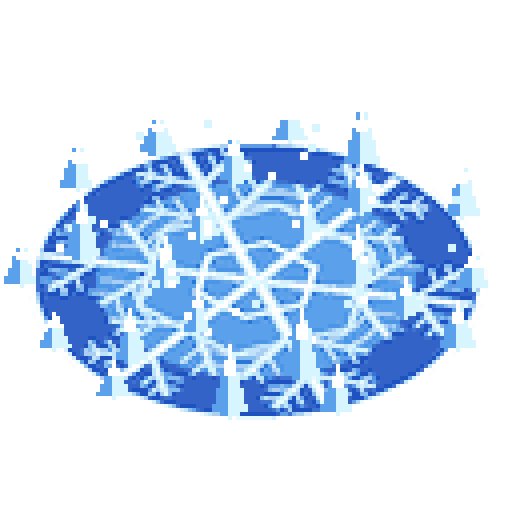
#> input picture games/dot-meikyu/assets/fx/icenova/icenova_09.png, 512 x 512 px, given in place of mage_rapid_walk_0.png, which was not available
$ python make_ice_nova.py
#> lines starting #> are read from the running program, lines starting #| are printed output that depends on the picture; after the words box and inside, x2 and y2 are one past the last pixel; in counts of white or black regions, pixels touching at a corner belong together; pictures that were not available may be replaced by others from this repository, and a replacement may not be noted
# 氷の範囲攻撃：霜の輪が広がり、氷のトゲが突き出して、砕ける。 python3 art/make_ice_nova.py
import math, random, os
from PIL import Image, ImageDraw, ImageChops, ImageFilter
random.seed(5)
S = 128; UP = 4; N = 18; C = S // 2
PAL = [(255, 255, 255), (215, 245, 255), (150, 215, 250), (90, 160, 235), (50, 100, 200), (30, 55, 130)]
def ease(t): return 1 - (1 - t) ** 3
mage = Image.open('assets/chars/mage_rapid_walk_0.png').convert('RGBA'); mage = mage.resize((int(mage.width * 40 / mage.height), 40), Image.LANCZOS)
#> further down, mage is the input picture: PIL image 512x512 RGBA; mean R, G, B, A 61.1, 79, 101.1, 105.3
spikes = []
for ring, (rad, cnt) in enumerate([(24, 6), (42, 6), (56, 12)]):
    for k in range(cnt):
        a = k / cnt * 6.283 + ring * 0.3 + random.uniform(-0.12, 0.12); spikes.append((a, rad + random.uniform(-3, 3), random.uniform(8, 17), 0.12 + ring * 0.10 + random.uniform(0, 0.05)))
flakes = [(random.uniform(0, 6.283), random.uniform(10, 55), random.uniform(0.3, 1.0)) for _ in range(34)]
def frame(i):
#> called with i = 0
    t = i / (N - 1); im = Image.new('RGBA', (S, S), (0, 0, 0, 0)); d = ImageDraw.Draw(im)
#> after `im = Image.new('RGBA', (S, S), (0, 0, 0, 0))`: im: PIL image 128x128 RGBA; every value is 0
    def pt(a, r, h=0): return (C + math.cos(a) * r, C + 6 + math.sin(a) * r * 0.62 - h)
    fade = 1 if t < 0.55 else max(0, 1 - (t - 0.55) / 0.45)
    # 地面：雪の結晶の模様（6方向。枝が分かれる）。広がりながら、ゆっくり回る
    R = ease(min(1, t / 0.4)) * 60
    if R > 2:
        P = 240; flat = Image.new('RGBA', (P, P), (0, 0, 0, 0)); fd = ImageDraw.Draw(flat); c0 = P / 2; rot = t * 0.35
        al = int(255 * fade); sc = P / 2 / 60.0 * R / 60.0 * 60.0 / R * R / 60.0 * 60.0 / 60.0
        k = R / 60.0 * (P / 2 - 6)
        fd.ellipse([c0 - k, c0 - k, c0 + k, c0 + k], fill=PAL[4] + (int(120 * fade),))
        fd.ellipse([c0 - k * 0.7, c0 - k * 0.7, c0 + k * 0.7, c0 + k * 0.7], fill=PAL[3] + (int(110 * fade),))
        def branch(x, y, ang, ln, depth, col, w):
            x2, y2 = x + math.cos(ang) * ln, y + math.sin(ang) * ln
            fd.line([x, y, x2, y2], fill=col + (al,), width=w)
            if depth > 0:
                for fr in (0.45, 0.75):
                    bx, by = x + (x2 - x) * fr, y + (y2 - y) * fr
                    for sg in (-1, 1): branch(bx, by, ang + sg * 0.95, ln * (0.38 if fr < 0.6 else 0.30), depth - 1, col, max(2, w - 2))
        for arm in range(6):
            ang = arm * math.pi / 3 + rot
            branch(c0, c0, ang, k * 0.95, 2, PAL[1], 6); branch(c0, c0, ang, k * 0.95, 0, PAL[0], 2)
        # 内がわの六角形の輪
        for rr, col in ((k * 0.28, PAL[0]), (k * 0.55, PAL[1])):
            fd.polygon([(c0 + math.cos(m * math.pi / 3 + rot + 0.52) * rr, c0 + math.sin(m * math.pi / 3 + rot + 0.52) * rr) for m in range(6)], outline=col + (al,), width=3)
        fd.ellipse([c0 - k, c0 - k, c0 + k, c0 + k], outline=PAL[0] + (al,), width=4)
        fl2 = flat.resize((int(R * 2), max(2, int(R * 2 * 0.62))), Image.LANCZOS)
        im.alpha_composite(fl2.crop((0, 0, fl2.width, fl2.height)), (int(C - fl2.width / 2), int(C + 6 - fl2.height / 2))) if (C - fl2.width / 2 >= 0) else im.alpha_composite(fl2.crop((int(-(C - fl2.width / 2)), 0, fl2.width - int(-(C - fl2.width / 2)), fl2.height)), (0, int(C + 6 - fl2.height / 2)))
    # 氷のトゲ：外へ順番に、速く突き出し、少しのこって、砕けて消える
    for a, r, hgt, t0 in sorted(spikes, key=lambda s: math.sin(s[0])):
        if t < t0: continue
        k = (t - t0) / 0.5
        if k > 1: continue
        grow = ease(min(1, k / 0.35)); h = hgt * grow * (1 if k < 0.7 else 1 - (k - 0.7) / 0.3)
        w = 3.2 * (1 if k < 0.7 else 1 - (k - 0.7) / 0.3) + 0.5
        bx, by = pt(a, r)
        # 3面：左（暗）・右（明）・てっぺん（白）でかたまり感
        d.polygon([(bx - w, by), (bx, by + 1.5), (bx, by - h)], fill=PAL[3] + (255,))
        d.polygon([(bx, by + 1.5), (bx + w, by), (bx, by - h)], fill=PAL[1] + (255,))
        d.polygon([(bx - w * 0.3, by - h * 0.55), (bx + w * 0.3, by - h * 0.55), (bx, by - h)], fill=PAL[0] + (255,))
        if k > 0.7:   # 砕けた欠片
            for q in range(3):
                fx = bx + (q - 1) * 4 * (k - 0.7) * 6; fy = by - h * 0.5 + (k - 0.7) * 30 * (q + 1) * 0.5
                d.rectangle([fx, fy, fx + 1, fy + 1], fill=PAL[0 + q % 2] + (255,))
    # 雪（きらきら）
    for a, r, life in flakes:
        if t < 0.15: continue
        k = (t - 0.15) / 0.85; x, y = pt(a, r * (0.8 + 0.3 * k), 10 + k * 18)
        if 0 <= x < S and 0 <= y < S and k < life: d.rectangle([x, y, x + 1, y + 1], fill=PAL[(int(k * 10) + int(a * 5)) % 2] + (255,))
    # 最初の閃光
    if i < 2:
        r = (22, 15)[i]; fl = Image.new('RGBA', (S, S), (0, 0, 0, 0)); ImageDraw.Draw(fl).ellipse([C - r, C + 6 - r * 0.62, C + r, C + 6 + r * 0.62], fill=(255, 255, 255, 230)); im.alpha_composite(fl)
    r_, g_, b_, a_ = im.split(); a_ = a_.point(lambda v: 255 if v > 60 else 0)
#> after `r_, g_, b_, a_ = im.split()`:
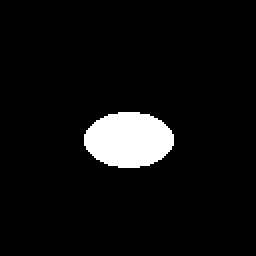
#> r_: PIL image 128x128 L (shown 2 times larger); 6% white; 1 white region, box (x1, y1, x2, y2) and area: (42, 56, 87, 84) 984
    q = Image.merge('RGB', (r_, g_, b_)).quantize(colors=20, dither=Image.NONE).convert('RGB')
    return Image.merge('RGBA', (*q.split(), a_))
frames = [frame(i) for i in range(N)]
#> call 2 of frame, with i = 1
#> in frame (call 2), `t = i / (N - 1)`: t = 0.0588
#> in frame (call 2), `fade = 1 if t < 0.55 else max(0, 1 - (t - 0.55) / 0.45)`: fade = 1
#> in frame (call 2), `R = ease(min(1, t / 0.4)) * 60`: R = 22.77
#> in frame (call 2), `flat = Image.new('RGBA', (P, P), (0, 0, 0, 0))`: flat: PIL image 240x240 RGBA; every value is 0
#> in frame (call 2), `rot = t * 0.35`: rot = 0.0206
#> in frame (call 2), `al = int(255 * fade)`: al = 255
#> in frame (call 2), `sc = P / 2 / 60.0 * R / 60.0 * 60.0 / R * R / 60.0 * 60.0 / 60.0`: sc = 0.759
#> in frame (call 2), `k = R / 60.0 * (P / 2 - 6)`: k = 43.26
#> the loop in frame (call 2), `for arm in range(6):` made 6 passes
#> ang on passes 1 to 6: 0.0206, 1.07, 2.11, 3.16, 4.21, 5.26
#> the loop in frame (call 2), `for rr, col in ((k * 0.28, PAL[0]), (k * 0.55, PAL[1])):` made 2 passes
#> (rr, col) on passes 1 to 2: (12.11, (255, 255, 255)), (23.79, (215, 245, 255))
#> the loop in frame (call 2), `for a, r, hgt, t0 in sorted(spikes, key=lambda s: math.sin(s[0])):` made 24 passes
#> (a, r, hgt, t0) on passes 1 to 12: (4.58, 40.79, 11.25, 0.228), (4.86, 58.16, 8.33, 0.367), (4.27, 57.65, 8.97, 0.357), (5.21, 55.04, 13.5, 0.366), (5.3, 21.96, 15.17, 0.127), (4.07, 22.3, 10.52, 0.166), (5.45, 39.39, 10.71, 0.25), (3.84, 58.65, 11.1, 0.338), (5.8, 58.55, 12.91, 0.336), (3.37, 44.65, 14.22, 0.268), (3.14, 58.73, 9.77, 0.358), (3.13, 22.48, 12.89, 0.149)
#> in frame (call 2), `r_, g_, b_, a_ = im.split()`:
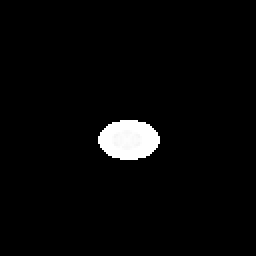
#> r_: PIL image 128x128 L (shown 2 times larger); min 0, max 255, mean 7.5
#> in frame (call 2), `a_ = a_.point(lambda v: 255 if v > 60 else 0)`: a_: PIL image 128x128 L; 3% white; 1 white region, box (x1, y1, x2, y2) and area: (49, 60, 80, 80) 484
#> in frame (call 3), `a_ = a_.point(lambda v: 255 if v > 60 else 0)`: a_: PIL image 128x128 L; 6.9% white; 1 white region, box (x1, y1, x2, y2) and area: (39, 55, 88, 85) 1134
#> call 4 of frame, with i = 3
#> in frame (call 4), `t = i / (N - 1)`: t = 0.176
#> in frame (call 4), `R = ease(min(1, t / 0.4)) * 60`: R = 49.53
#> in frame (call 4), `rot = t * 0.35`: rot = 0.0618
#> in frame (call 4), `sc = P / 2 / 60.0 * R / 60.0 * 60.0 / R * R / 60.0 * 60.0 / 60.0`: sc = 1.65
#> in frame (call 4), `k = R / 60.0 * (P / 2 - 6)`: k = 94.11
#> the loop in frame (call 4), `for arm in range(6):` made 6 passes
#> ang on passes 1 to 6: 0.0618, 1.11, 2.16, 3.2, 4.25, 5.3
#> the loop in frame (call 4), `for rr, col in ((k * 0.28, PAL[0]), (k * 0.55, PAL[1])):` made 2 passes
#> (rr, col) on passes 1 to 2: (26.35, (255, 255, 255)), (51.76, (215, 245, 255))
#> in frame (call 4), `im.alpha_composite(fl2.crop((0, 0, fl2.width, fl2.height)), (int(C - f..`:
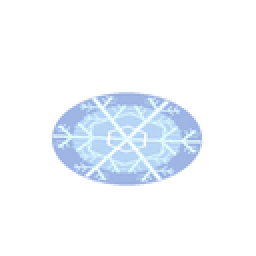
#> im: PIL image 128x128 RGBA (shown 2 times larger); mean R, G, B, A 28.7, 36.5, 46.5, 29.8; transparent parts drawn white
#> the loop in frame (call 4), `for a, r, hgt, t0 in sorted(spikes, key=lambda s: math.sin(s[0])):` made 24 passes
#> (a, r, hgt, t0, k, grow, h, bx) on passes 5, 6, 12, 13, 20, 21: (5.3, 21.96, 15.17, 0.127, 0.0991, 0.631, 9.58, 76.17), (4.07, 22.3, 10.52, 0.166, 0.0213, 0.172, 1.81, 50.67), (3.13, 22.48, 12.89, 0.149, 0.0555, 0.405, 5.22, 41.52), (0.0295, 25.45, 15.16, 0.167, 0.0187, 0.152, 2.3, 89.44), (2.2, 24.89, 16.11, 0.126, 0.102, 0.643, 10.35, 49.34), (1.1, 26.53, 8.26, 0.143, 0.0664, 0.468, 3.87, 75.92)
#> the loop in frame (call 4), `for a, r, life in flakes:` made 34 passes
#> (x, y) on passes 1 to 12: (47.44, 33.9), (106, 67.64), (50.11, 65.22), (75.38, 45.86), (102.9, 68.25), (25.4, 60.41), (59.09, 33.15), (66.83, 52.22), (86.99, 78.86), (21.43, 67.44), (88.33, 57.15), (60.72, 43.74)
#> in frame (call 4), `a_ = a_.point(lambda v: 255 if v > 60 else 0)`: a_: PIL image 128x128 L; 18.8% white; 10 white regions (9 under 20 px), largest, box (x1, y1, x2, y2) and area: (24, 43, 104, 94) 3050
#> in frame (call 4), `return Image.merge('RGBA', (*q.split(), a_))`:
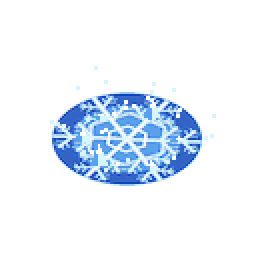
#> returned value: PIL image 128x128 RGBA (shown 2 times larger); mean R, G, B, A 30.3, 37.8, 47.5, 48; transparent parts drawn white
#> the loop in frame (call 5), `for rr, col in ((k * 0.28, PAL[0]), (k * 0.55, PAL[1])):` made 2 passes
#> (rr, col) on passes 1 to 2: (29.69, (255, 255, 255)), (58.32, (215, 245, 255))
#> in frame (call 5), `im.alpha_composite(fl2.crop((0, 0, fl2.width, fl2.height)), (int(C - f..`:
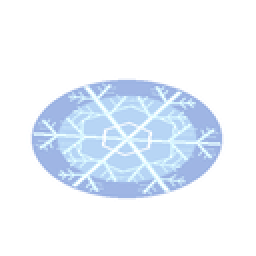
#> im: PIL image 128x128 RGBA (shown 2 times larger); mean R, G, B, A 43.3, 56.4, 73.6, 46.3; transparent parts drawn white
#> the loop in frame (call 5), `for a, r, hgt, t0 in sorted(spikes, key=lambda s: math.sin(s[0])):` made 24 passes
#> in frame (call 5), `a_ = a_.point(lambda v: 255 if v > 60 else 0)`: a_: PIL image 128x128 L; 29.7% white; 3 white regions (2 under 20 px), largest, box (x1, y1, x2, y2) and area: (14, 38, 113, 101) 4864
#> in frame (call 5), `return Image.merge('RGBA', (*q.split(), a_))`:
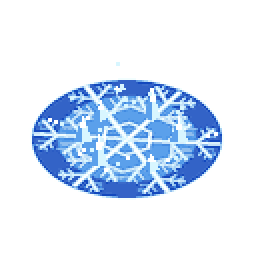
#> returned value: PIL image 128x128 RGBA (shown 2 times larger); mean R, G, B, A 45, 57.7, 74.3, 75.8; transparent parts drawn white
#> the loop in frame (call 6), `for rr, col in ((k * 0.28, PAL[0]), (k * 0.55, PAL[1])):` made 2 passes
#> (rr, col) on passes 1 to 2: (31.33, (255, 255, 255)), (61.54, (215, 245, 255))
#> in frame (call 6), `fl2 = flat.resize((int(R * 2), max(2, int(R * 2 * 0.62))), Image.LANCZ..`:
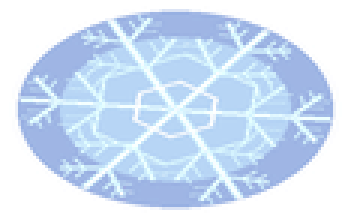
#> fl2: PIL image 117x73 RGBA (shown 3 times larger); mean R, G, B, A 98.4, 129.4, 170.6, 107.6; transparent parts drawn white
#> the loop in frame (call 6), `for a, r, hgt, t0 in sorted(spikes, key=lambda s: math.sin(s[0])):` made 24 passes
os.makedirs('assets/fx/icenova', exist_ok=True)
for i, f in enumerate(frames): f.resize((S * UP, S * UP), Image.NEAREST).save('assets/fx/icenova/icenova_%02d.png' % i)
#> this loop made 18 passes
W = 512; rng = random.Random(3); bg = Image.new('RGB', (W, W), (22, 34, 28)); bd = ImageDraw.Draw(bg)
for _ in range(700):
    x, y = rng.randrange(W), rng.randrange(W); bd.rectangle([x, y, x + 3, y + 3], fill=rng.choice([(28, 44, 34), (18, 28, 24), (32, 50, 38)]))
out = []
for i in range(N + 6):
    base = bg.copy(); k = min(i, N - 1)
    big = frames[k].resize((W, W), Image.NEAREST); lay = Image.new('RGBA', (W, W), (0, 0, 0, 0)); lay.paste(big, (0, 0), big)
    base.paste(lay.convert('RGB'), (0, 0), lay.split()[3]) if False else None
    if i < N:
        glow = lay.convert('RGB').filter(ImageFilter.GaussianBlur(14)); base = ImageChops.add(base, glow.point(lambda v: v * 6 // 10))
        base.paste(lay.convert('RGB'), (0, 0), lay.split()[3])
    m = mage.resize((mage.width * 4, mage.height * 4), Image.LANCZOS); base.paste(m, (W // 2 - m.width // 2, W // 2 + 24 - m.height // 2 + 20), m)
    out.append(base)
out[0].save('assets/fx/icenova_demo.gif', save_all=True, append_images=out[1:], duration=55, loop=0)
sheet = Image.new('RGB', (256 * 6, 256 * 2))
for i in range(12): sheet.paste(out[i + 1].resize((256, 256)), ((i % 6) * 256, (i // 6) * 256))
sheet.save('assets/fx/icenova_sheet_preview.png'); print('ok')
#| ok
